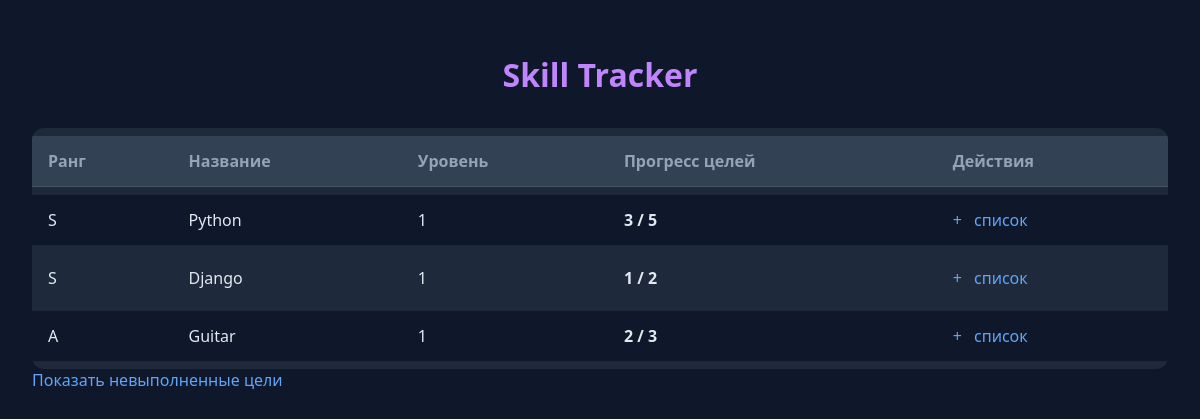
Before: / with the older database file.
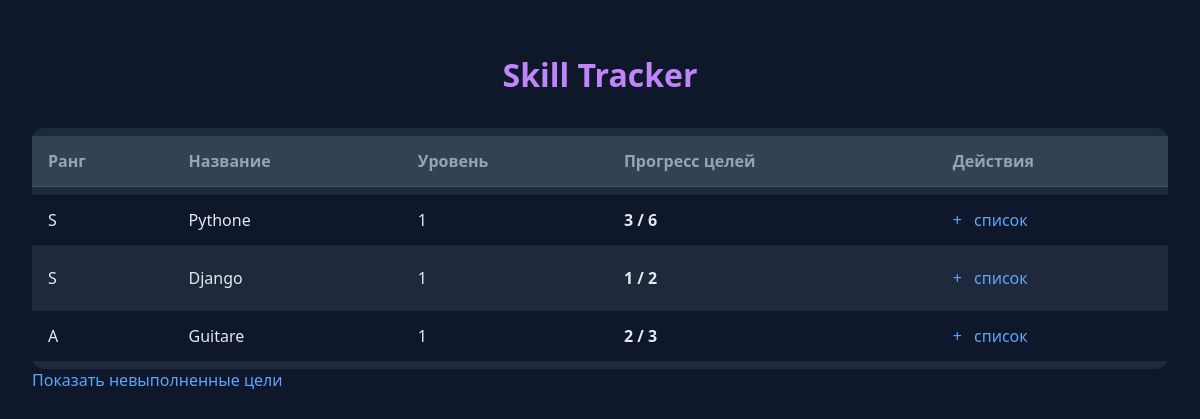
After: the same page with the newer database file.
### tracker/models.py (models this page shows, shortened)
class Goal(models.Model):
    user = models.ForeignKey(
        User,
        on_delete=models.CASCADE,
        related_name="skills",
        null=True,
        blank=True
    )
    skill = models.ForeignKey(
        Skill,
        on_delete=models.CASCADE,
        related_name="goals"
    )
    text = models.CharField(max_length=100)
    description = models.TextField(blank=True)
    done = models.BooleanField(default=False)
    archived = models.BooleanField(default=False)
    class Meta:
        ordering = ['-id']

class Skill(models.Model):
    user = models.ForeignKey(
        User,
        on_delete=models.CASCADE,
        related_name="goals",
        null=True,
        blank=True
    )
    name = models.CharField(max_length=100)
    description = models.TextField(blank=True)
    rank = models.CharField(max_length=10, blank=True)
    level = models.IntegerField(default=1)
    slug = models.SlugField(default='', null=False)

### tracker/views.py (the view)
# urls.py: 2. Add a URL to urlpatterns:  path('', views.home, name='home')
def home(request):
    skills = Skill.objects.all()
    skills_with_stats = []
    for skill in skills:
        goals = skill.goals.all()
        done_count = goals.filter(done=True).count()
        total_count = goals.count()
        skills_with_stats.append({
            "id": skill.id,
            "name": skill.name,
            "description": skill.description,
            "rank": skill.rank,
            "level": skill.level,
            "done_count": done_count,
            "total_count": total_count,
            "slug": skill.slug,
        })
    return render(request, "tracker/home.html", {
        "skills": skills_with_stats,
    })

### tracker/templates/tracker/home.html (shortened to what this page needs)
<!DOCTYPE html>
<html lang="ru">
<head>
</head>
<body>
    <div class="container">
        <h1>Skill Tracker</h1>
        <table class="skills-table">
            <thead>
                <tr>
                    <th>Ранг</th>
                    <th>Название</th>
                    <th>Уровень</th>
                    <th>Прогресс целей</th>
                    <th>Действия</th>
                </tr>
            </thead>
            <tbody>
                {% for skill in skills %}                <tr>
                    <td>{{ skill.rank }}</td>
                    <td>
                        <a href="{% url 'skill_detail' skill.slug %}" style="color: #e2e8f0; text-decoration: none;">
                            {{ skill.name }}
                        </a>
                    </td>
                    <td>{{ skill.level }}</td>
                    <td>
                        <strong>{{ skill.done_count }} / {{ skill.total_count }}</strong>
                    </td>
                    <td>
                    <a href="{% url 'goal_create' skill.slug %}" class="action-btn">+</a>
                    <a href="{% url 'skill_detail' skill.slug %}" class="action-btn">список</a>
                    </td>
                </tr>
                {% endfor %}
            </tbody>
        </table>
        <a href="{% url 'show_undone_goals' %}" class="action-btn">
            Показать невыполненные цели
        </a>
    </div>
</body>
</html>

### tracker/templates/tracker/home.html (style rules this page uses)
body { background: #0f172a; color: #e2e8f0; font-family: system-ui, sans-serif; margin: 0; padding: 2rem; min-height: 100vh; }
.container { max-width: 1200px; margin: 0 auto; }
h1 { text-align: center; color: #c084fc; margin-bottom: 2rem; }
.skills-table { width: 100%; background: #1e293b; border-collapse: separate; border-spacing: 0 8px; border-radius: 12px; overflow: hidden; }
.skills-table th, .skills-table td { padding: 14px 16px; text-align: left; }
.skills-table thead th { background: #334155; color: #94a3b8; font-weight: 600; border-bottom: 1px solid #475569; }
.skills-table tbody tr { background: #0f172a; transition: background 0.2s; }
.skills-table tbody tr:nth-child(even) { background: #1e293b; }
.action-btn { color: #60a5fa; text-decoration: none; margin-right: 8px; cursor: pointer; }

Changed rows visible on the page:
no longer on this page (row unchanged): Goal: rank "S", name "Python", level "1", done_count "3", total_count "5"
now on this page (row unchanged): Goal: rank "S", name "Pythone", level "1", done_count "3", total_count "6"
changed Skill id 3: name "Guitar" → "Guitare"
